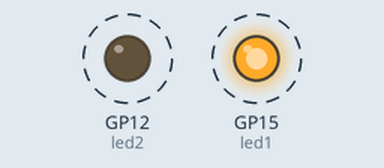
This program was run on a simulated Raspberry Pi Pico running CircuitPython. On the bench: output pins drawn as LEDs (lit = HIGH). Dashed ring = blinking.

Above: at 0.2 s.
Timing chart, 0 to 3.0 s (numbered marks = the images above):
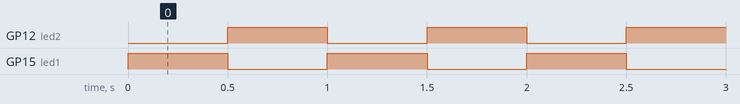

Measured:
- by itself, GP12 (led2), GP15 (led1): alternates HIGH for 0.50 s and LOW for 0.50 s

The program:

Lab05_TEST3.py
```python
# 匯入控制板子相關 board 模組
import board
# 匯入時間相關 time 模組
import time
# 匯入數位輸出入的 DigitalInOut、Direction 模組
from digitalio import DigitalInOut, Direction

# 建立 GP15 腳位的 DigitalInOut 物件, 並命名為 led1
led1 = DigitalInOut(board.GP15)
# 設定 led 為輸出腳位
led1.direction = Direction.OUTPUT

# 建立 GP12 腳位的 DigitalInOut 物件, 並命名為 led2
led2 = DigitalInOut(board.GP12)
# 設定 led 為輸出腳位
led2.direction = Direction.OUTPUT

while True:              # 一直重複執行
    led1.value = True    # 設定腳位有電, 點亮 LED1
    led2.value = False   # 設定腳位沒電, 熄滅 LED2
    time.sleep(0.5)      # 暫停 0.5 秒
    led1.value = False   # 設定腳位沒電, 熄滅 LED1
    led2.value = True    # 設定腳位有電, 點亮 LED2
    time.sleep(0.5)      # 暫停 0.5 秒
```
